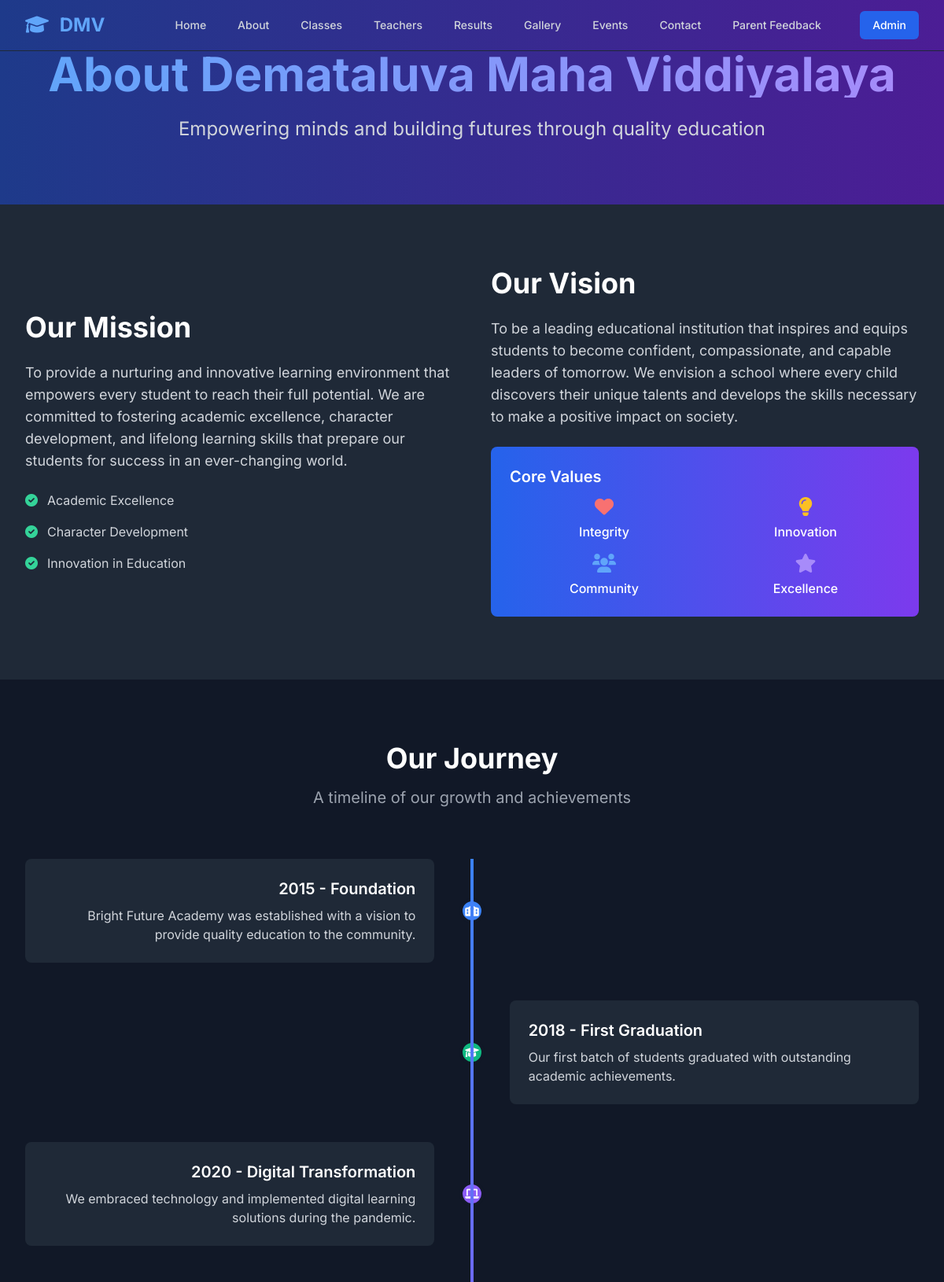
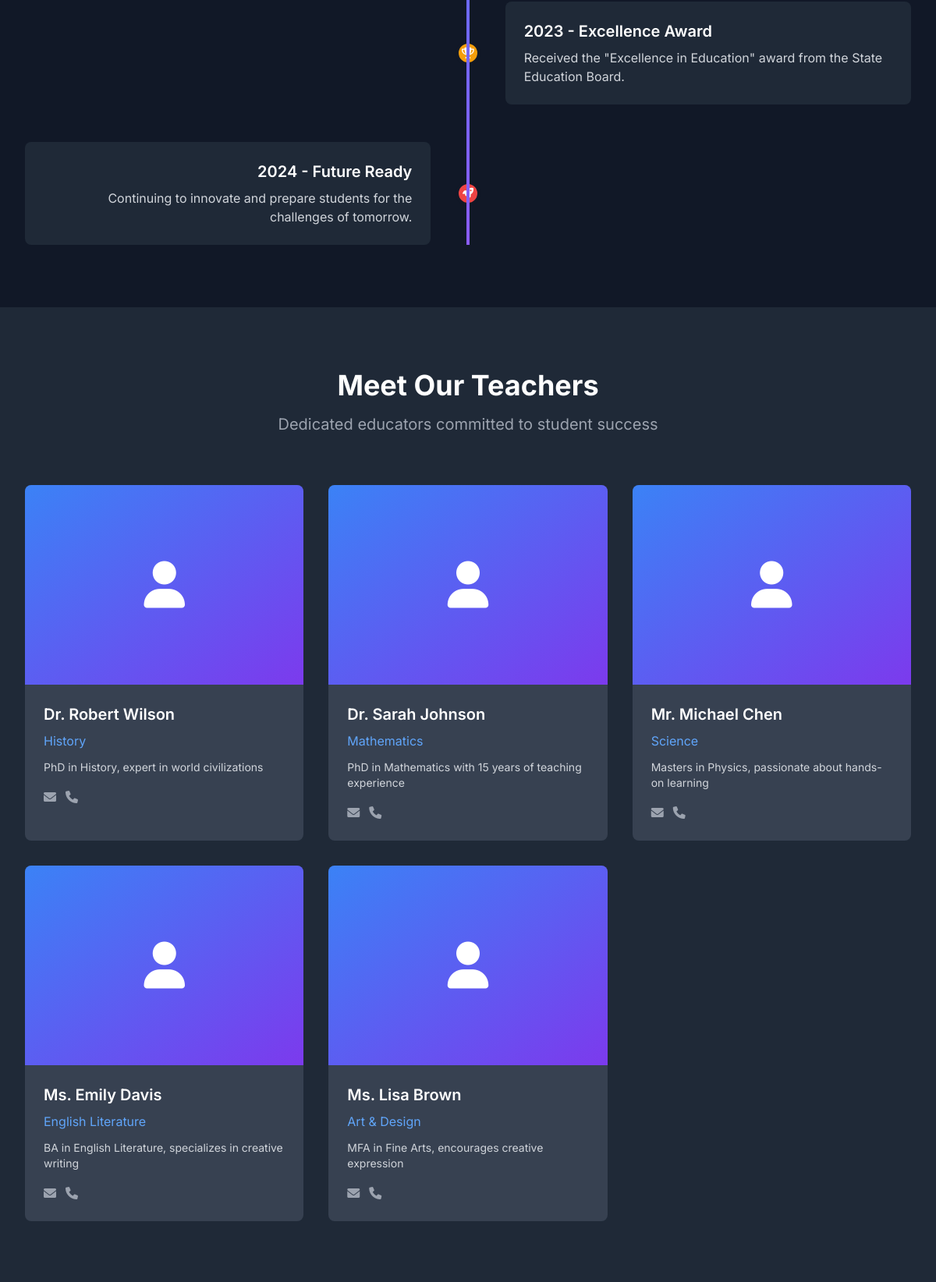
Page /about.php (upper part) on the committed database (2 pictures, top to bottom).
### tables this page shows
CREATE TABLE IF NOT EXISTS teachers (
    id INT AUTO_INCREMENT PRIMARY KEY,
    name VARCHAR(100) NOT NULL,
    subject VARCHAR(100) NOT NULL,
    image VARCHAR(255),
    bio TEXT,
    email VARCHAR(100),
    phone VARCHAR(20),
    social_links JSON,
    created_at TIMESTAMP DEFAULT CURRENT_TIMESTAMP
);

### includes/functions.php (called while the page is built, shortened)
<?php
require_once __DIR__ . '/../config/database.php';
function getTeachers() {
    global $pdo;
    try {
        $stmt = $pdo->query("SELECT * FROM teachers ORDER BY name");
        return $stmt->fetchAll();
    } catch(PDOException $e) {
        error_log("Error getting teachers: " . $e->getMessage());
        return [];
    }
}
?>

### about.php (the view, shortened to what this page needs)
<?php
require_once 'config/database.php';
require_once 'includes/functions.php';
$teachers = getTeachers();
?>
<!DOCTYPE html>
<html lang="en" class="dark">
<head>
    <link href="https://cdn.jsdelivr.net/npm/tailwindcss@2.2.19/dist/tailwind.min.css" rel="stylesheet">
    <link href="https://cdnjs.cloudflare.com/ajax/libs/font-awesome/6.0.0/css/all.min.css" rel="stylesheet">
    <link href="https://unpkg.com/aos@2.3.1/dist/aos.css" rel="stylesheet">
    <link rel="stylesheet" href="assets/css/style.css">
</head>
<body class="bg-gray-900 text-gray-100 font-inter">
<?php include 'includes/header.php'; ?>
    <section class="pt-16 pb-20 bg-gradient-to-r from-blue-900 to-purple-900">
        <div class="max-w-7xl mx-auto px-4 sm:px-6 lg:px-8 text-center">
            <h1 class="text-5xl md:text-6xl font-bold mb-6 bg-gradient-to-r from-blue-400 to-purple-400 bg-clip-text text-transparent" data-aos="fade-up">
            </h1>
            <p class="text-xl md:text-2xl text-gray-300 max-w-3xl mx-auto" data-aos="fade-up" data-aos-delay="200">
                Empowering minds and building futures through quality education
            </p>
        </div>
    </section>
    <section class="py-20 bg-gray-800">
        <div class="max-w-7xl mx-auto px-4 sm:px-6 lg:px-8">
            <div class="grid grid-cols-1 lg:grid-cols-2 gap-12 items-center">
                <div data-aos="fade-right">
                    <h2 class="text-4xl font-bold text-white mb-6">Our Mission</h2>
                    <p class="text-lg text-gray-300 mb-6">
                        To provide a nurturing and innovative learning environment that empowers every student to reach their full potential. We are committed to fostering academic excellence, character development, and lifelong learning skills that prepare our students for success in an ever-changing world.
                    </p>
                    <div class="space-y-4">
                        <div class="flex items-center">
                            <i class="fas fa-check-circle text-green-400 mr-3"></i>
                            <span class="text-gray-300">Academic Excellence</span>
                        </div>
                        <div class="flex items-center">
                            <i class="fas fa-check-circle text-green-400 mr-3"></i>
                            <span class="text-gray-300">Character Development</span>
                        </div>
                        <div class="flex items-center">
                            <i class="fas fa-check-circle text-green-400 mr-3"></i>
                            <span class="text-gray-300">Innovation in Education</span>
                        </div>
                    </div>
                </div>
                <div data-aos="fade-left">
                    <h2 class="text-4xl font-bold text-white mb-6">Our Vision</h2>
                    <p class="text-lg text-gray-300 mb-6">
                        To be a leading educational institution that inspires and equips students to become confident, compassionate, and capable leaders of tomorrow. We envision a school where every child discovers their unique talents and develops the skills necessary to make a positive impact on society.
                    </p>
                    <div class="bg-gradient-to-r from-blue-600 to-purple-600 rounded-lg p-6">
                        <h3 class="text-xl font-semibold text-white mb-3">Core Values</h3>
                        <div class="grid grid-cols-2 gap-4">
                            <div class="text-center">
                                <i class="fas fa-heart text-red-400 text-2xl mb-2"></i>
                                <div class="text-white font-medium">Integrity</div>
                            </div>
                            <div class="text-center">
                                <i class="fas fa-lightbulb text-yellow-400 text-2xl mb-2"></i>
                                <div class="text-white font-medium">Innovation</div>
                            </div>
                            <div class="text-center">
                                <i class="fas fa-users text-blue-400 text-2xl mb-2"></i>
                                <div class="text-white font-medium">Community</div>
                            </div>
                            <div class="text-center">
                                <i class="fas fa-star text-purple-400 text-2xl mb-2"></i>
                                <div class="text-white font-medium">Excellence</div>
                            </div>
                        </div>
                    </div>
                </div>
            </div>
        </div>
    </section>
    <section class="py-20 bg-gray-900">
        <div class="max-w-7xl mx-auto px-4 sm:px-6 lg:px-8">
            <div class="text-center mb-16" data-aos="fade-up">
                <h2 class="text-4xl font-bold text-white mb-4">Our Journey</h2>
                <p class="text-xl text-gray-400">A timeline of our growth and achievements</p>
            </div>
            <div class="relative">
                <div class="absolute left-1/2 transform -translate-x-1/2 w-1 h-full bg-gradient-to-b from-blue-500 to-purple-500"></div>
                <div class="space-y-12">
                    <div class="flex items-center" data-aos="fade-up" data-aos-delay="100">
                        <div class="w-1/2 pr-8 text-right">
                            <div class="bg-gray-800 rounded-lg p-6">
                                <h3 class="text-xl font-semibold text-white mb-2">2015 - Foundation</h3>
                                <p class="text-gray-300">Bright Future Academy was established with a vision to provide quality education to the community.</p>
                            </div>
                        </div>
                        <div class="w-8 h-8 bg-blue-500 rounded-full border-4 border-gray-900 flex items-center justify-center">
                            <i class="fas fa-school text-white text-sm"></i>
                        </div>
                    </div>
                    <div class="flex items-center" data-aos="fade-up" data-aos-delay="200">
                        <div class="w-8 h-8 bg-green-500 rounded-full border-4 border-gray-900 flex items-center justify-center">
                            <i class="fas fa-graduation-cap text-white text-sm"></i>
                        </div>
                        <div class="w-1/2 pl-8">
                            <div class="bg-gray-800 rounded-lg p-6">
                                <h3 class="text-xl font-semibold text-white mb-2">2018 - First Graduation</h3>
                                <p class="text-gray-300">Our first batch of students graduated with outstanding academic achievements.</p>
                            </div>
                        </div>
                    </div>
                    <div class="flex items-center" data-aos="fade-up" data-aos-delay="300">
                        <div class="w-1/2 pr-8 text-right">
                            <div class="bg-gray-800 rounded-lg p-6">
                                <h3 class="text-xl font-semibold text-white mb-2">2020 - Digital Transformation</h3>
                                <p class="text-gray-300">We embraced technology and implemented digital learning solutions during the pandemic.</p>
                            </div>
                        </div>
                        <div class="w-8 h-8 bg-purple-500 rounded-full border-4 border-gray-900 flex items-center justify-center">
                            <i class="fas fa-laptop text-white text-sm"></i>
                        </div>
                    </div>
                    <div class="flex items-center" data-aos="fade-up" data-aos-delay="400">
                        <div class="w-8 h-8 bg-yellow-500 rounded-full border-4 border-gray-900 flex items-center justify-center">
                            <i class="fas fa-trophy text-white text-sm"></i>
                        </div>
                        <div class="w-1/2 pl-8">
                            <div class="bg-gray-800 rounded-lg p-6">
                                <h3 class="text-xl font-semibold text-white mb-2">2023 - Excellence Award</h3>
                                <p class="text-gray-300">Received the "Excellence in Education" award from the State Education Board.</p>
                            </div>
                        </div>
                    </div>
                    <div class="flex items-center" data-aos="fade-up" data-aos-delay="500">
                        <div class="w-1/2 pr-8 text-right">
                            <div class="bg-gray-800 rounded-lg p-6">
                                <h3 class="text-xl font-semibold text-white mb-2">2024 - Future Ready</h3>
                                <p class="text-gray-300">Continuing to innovate and prepare students for the challenges of tomorrow.</p>
                            </div>
                        </div>
                        <div class="w-8 h-8 bg-red-500 rounded-full border-4 border-gray-900 flex items-center justify-center">
                            <i class="fas fa-rocket text-white text-sm"></i>
                        </div>
                    </div>
                </div>
            </div>
        </div>
    </section>
    <section class="py-20 bg-gray-800">
        <div class="max-w-7xl mx-auto px-4 sm:px-6 lg:px-8">
            <div class="text-center mb-16" data-aos="fade-up">
                <h2 class="text-4xl font-bold text-white mb-4">Meet Our Teachers</h2>
                <p class="text-xl text-gray-400">Dedicated educators committed to student success</p>
            </div>
            <div class="grid grid-cols-1 md:grid-cols-2 lg:grid-cols-3 gap-8">
                <?php foreach($teachers as $index => $teacher): ?>
                <div class="bg-gray-700 rounded-lg overflow-hidden card-hover" data-aos="fade-up" data-aos-delay="<?php echo ($index + 1) * 100; ?>">
                    <div class="h-64 bg-gradient-to-br from-blue-500 to-purple-600 flex items-center justify-center">
                        <?php if($teacher['image']): ?>
                            <img src="<?php echo htmlspecialchars($teacher['image']); ?>" alt="<?php echo htmlspecialchars($teacher['name']); ?>" class="w-full h-full object-cover">
                        <?php else: ?>
                            <i class="fas fa-user text-6xl text-white"></i>
                        <?php endif; ?>
                    </div>
                    <div class="p-6">
                        <h3 class="text-xl font-semibold text-white mb-2"><?php echo htmlspecialchars($teacher['name']); ?></h3>
                        <p class="text-blue-400 mb-3"><?php echo htmlspecialchars($teacher['subject']); ?></p>
                        <p class="text-gray-300 text-sm mb-4"><?php echo htmlspecialchars($teacher['bio']); ?></p>
                        <div class="flex space-x-3">
                            <?php if($teacher['email']): ?>
                            <a href="mailto:<?php echo htmlspecialchars($teacher['email']); ?>" class="text-gray-400 hover:text-blue-400">
                                <i class="fas fa-envelope"></i>
                            </a>
                            <?php endif; ?>
                            <?php if($teacher['phone']): ?>
                            <a href="tel:<?php echo htmlspecialchars($teacher['phone']); ?>" class="text-gray-400 hover:text-green-400">
                                <i class="fas fa-phone"></i>
                            </a>
                            <?php endif; ?>
                        </div>
                    </div>
                </div>
                <?php endforeach; ?>
            </div>
        </div>
    </section>
</body>
</html>

### assets/css/style.css (style rules this page uses)
:root { --primary-color: #1fb6ff; --secondary-color: #ffd700; --dark-bg: #0d1117; --dark-surface: #161b22; --dark-border: #30363d; --text-primary: #f5f5f5; --text-secondary: #8b949e; }
.font-inter { font-family: 'Inter', sans-serif; }
html { scroll-behavior: smooth; }
.card-hover { transition: all 0.3s ease; }

### rows in the picture
teachers: name "Dr. Robert Wilson", subject "History", bio "PhD in History, expert in world civilizations"
teachers: name "Dr. Sarah Johnson", subject "Mathematics", bio "PhD in Mathematics with 15 years of teaching experience"
teachers: name "Mr. Michael Chen", subject "Science", bio "Masters in Physics, passionate about hands-on learning"
teachers: name "Ms. Emily Davis", subject "English Literature", bio "BA in English Literature, specializes in creative writing"
teachers: name "Ms. Lisa Brown", subject "Art & Design", bio "MFA in Fine Arts, encourages creative expression"
